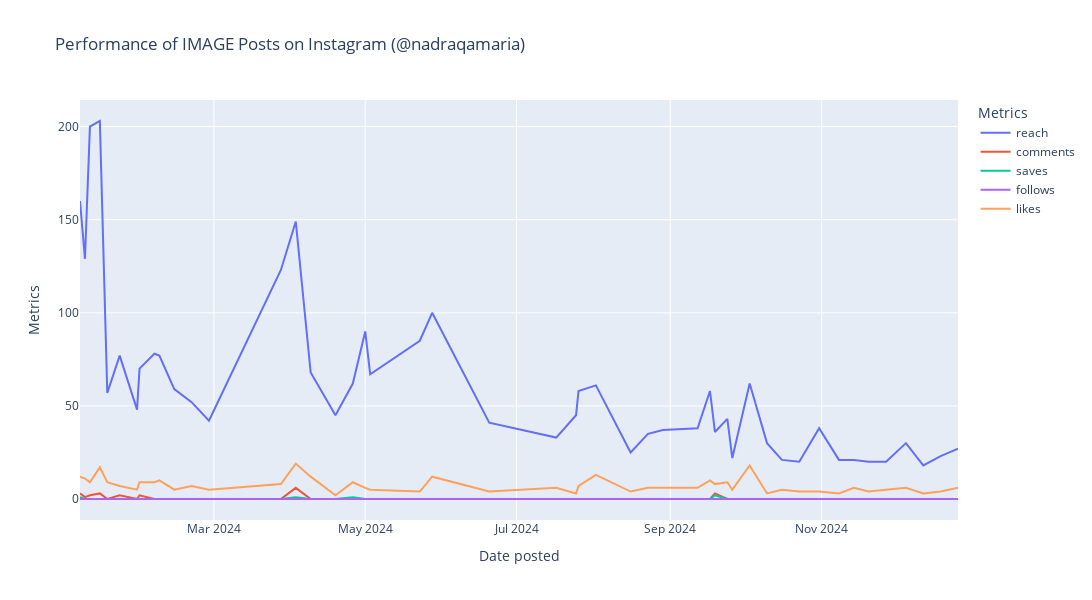
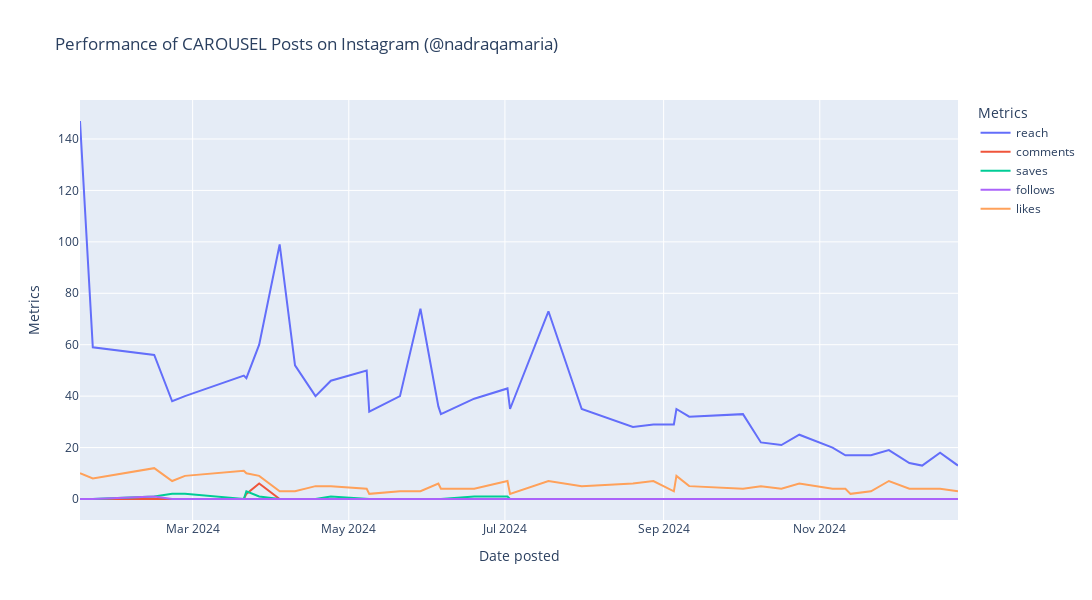
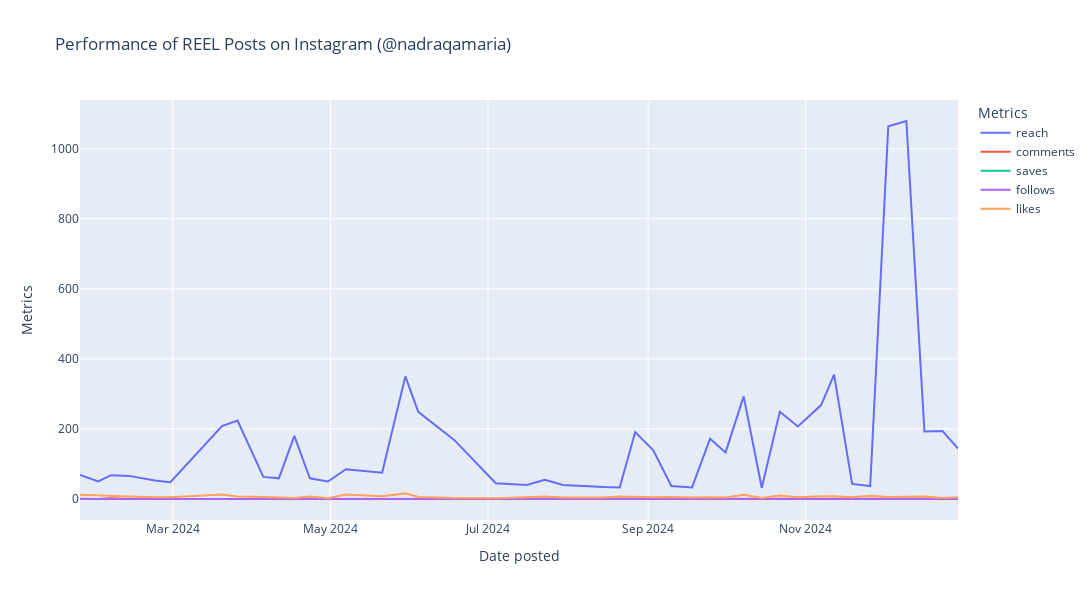

The code cell stored with these charts, in order, in its notebook:
### Code cell
metrics = ['reach','comments','saves','follows', 'likes']

graph_embeds = []

for t in content_types:
    print('\n\n\n\n\n')
    fig = px.line(content_dict[t], x="date", y=metrics,
             width=1100, height=600,
             labels={
                     "date": "Date posted",
                     "value": "Metrics",
                     "variable": "Metrics"
                 },
              title=f"Performance of {t.upper()} Posts on Instagram (@nadraqamaria)",
              custom_data=['description', 'link'])

    fig.update_traces(mode="lines",
                     hovertemplate="<br>".join([
                        "%{y}",
                        "Date: %{x}",
                        "Desc: %{customdata[0]}",
                        "Link: %{customdata[1]}"
                    ]))
    fig.update_layout(hovermode="x unified")
    
    fig.show()
    graph_embeds.append(tls.get_embed('https://plotly.com/~chris/1638'))



    ## SHOW TOP 5 PERFORMING POSTS
    top_5 = content_dict[t].sort_values(by=metrics, ascending=False)
    top_5_display = ['link', 'date', 'reach','comments','saves','follows', 'likes','description']
    top_5 = top_5[top_5_display].head().reset_index(drop=True)
    ## MAKE INDEX START FROM 1
    top_5.index += 1
    
    print(f'\nTop 5 Performing {t.upper()} Posts:')
    display(top_5)
